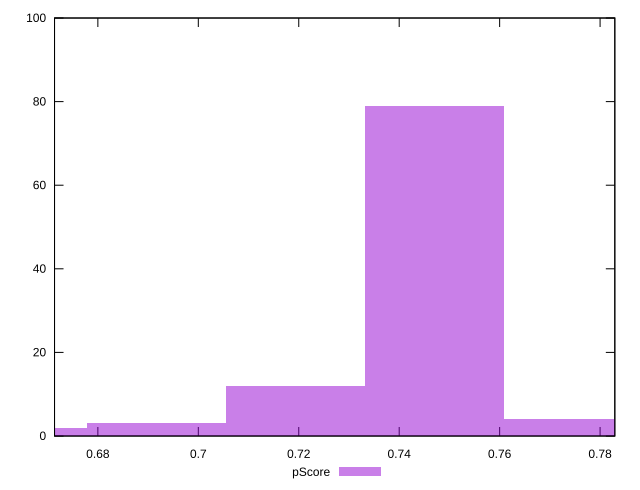

Generate this figure with gnuplot:
reset

$pScore <<EOF
0.7469609095378911 79
0.6916304717943437 3
0.7192956906661174 12
0.7746261284096648 4
0.6639652529225699 2
EOF

set key outside below
set boxwidth 0.027665218871773745
set xrange [0.6713716666669481:0.7829349999999007]
set yrange [0:100]
set trange [0:100]
set style fill transparent solid 0.5 noborder
set terminal svg size 640, 490 enhanced background rgb 'white'
set output "report_00015_2021-02-09T16-11-33.973Z/uses-rel-preconnect/samples/pages+cached/pScore/histogram.svg"

plot $pScore title "pScore" with boxes

reset
